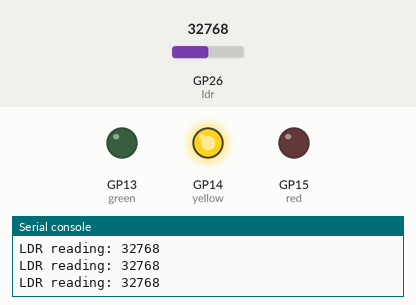
A program run on a simulated Raspberry Pi Pico running MicroPython. Parts: output pins drawn as LEDs (lit = HIGH), the last lines printed to the serial console. The inputs (shaded band) are chosen by the test bench; at power-on: GP26 (ldr) = 32768 (analog values on the 0–65535 scale).

Above: at 1.2 s.
1.3 s: GP26 (ldr) set to 24288
2.8 s: GP26 (ldr) set to 22320
At 3.7 s:
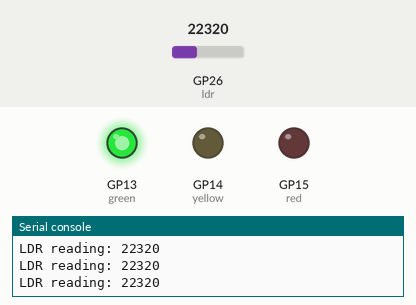
4.5 s: GP26 (ldr) set to 57670
At 4.8 s:
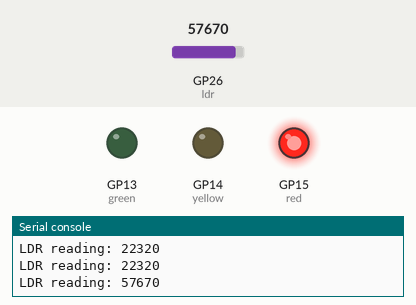
6.0 s: GP26 (ldr) set to 47280
7.5 s: GP26 (ldr) set to 46064
At 8.5 s:
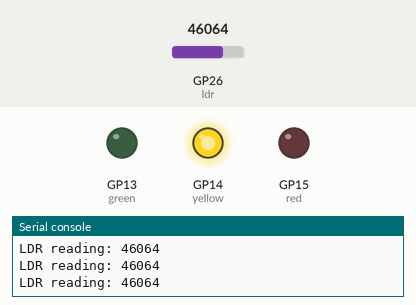
9.0 s: GP26 (ldr) set to 65535
At 9.7 s:
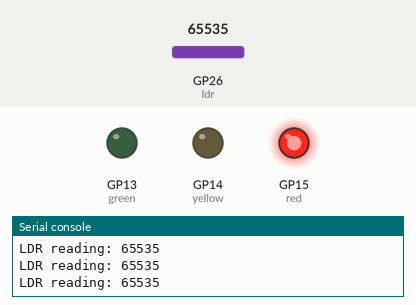
Timing chart, 0 to 11.5 s (numbered marks = the images above; inputs shaded):
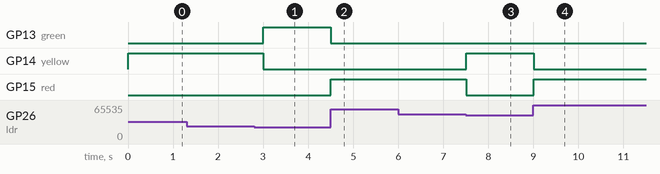

The program:

ldrDemo.py
```python
from machine import Pin, ADC
from time import sleep

ldr = ADC(26)
green = Pin(13, Pin.OUT)
yellow = Pin(14, Pin.OUT)
red = Pin(15, Pin.OUT)

# Adjusted thresholds
LOW_LIGHT = 23500
MEDIUM_LIGHT = 46500

while True:
    value = ldr.read_u16()
    print("LDR reading:", value)

    if value < LOW_LIGHT:
        # Dark → Green ON
        green.on()
        yellow.off()
        red.off()

    elif value < MEDIUM_LIGHT:
        # Medium light → Yellow ON
        green.off()
        yellow.on()
        red.off()

    else:
        # Bright → Red ON
        green.off()
        yellow.off()
        red.on()

    sleep(0.3)
```

Measured:
- the behaviour switches between 23504 and 23488 on GP26 (ldr) (found by bisection; images 0 and 1)
- the behaviour switches between 46512 and 46496 on GP26 (ldr) (found by bisection; images 2 and 3)
- after the input at 2.8 s, GP13 (green): LOW → HIGH after 0.20 s; GP14 (yellow): HIGH → LOW after 0.20 s
- after the input at 4.5 s, GP13 (green): HIGH → LOW at once; GP15 (red): LOW → HIGH at once
- after the input at 7.5 s, GP14 (yellow): LOW → HIGH at once; GP15 (red): HIGH → LOW at once
- after the input at 9.0 s, GP14 (yellow): HIGH → LOW at once; GP15 (red): LOW → HIGH at once
